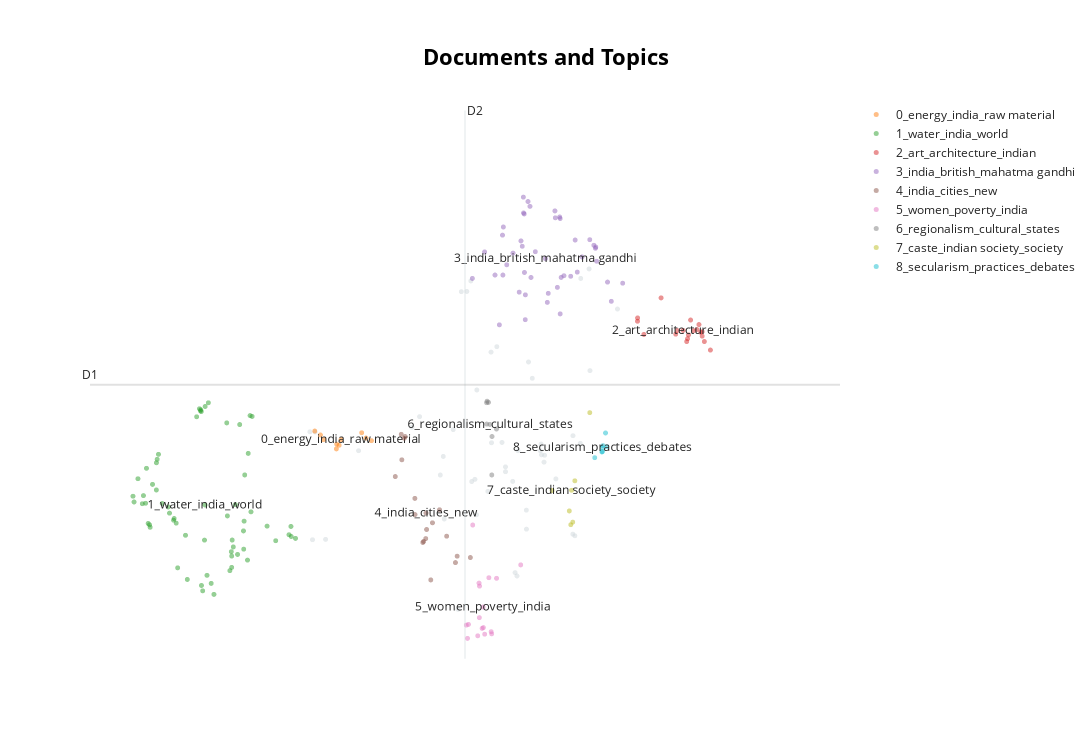

Notebook code cell kept with this figure:
### Code cell
model.visualize_documents(questions)

### Figure 1 — Plotly figure (JSON) as saved in the notebook; plotly's stock layout.template omitted (floating-point values rounded to 4 significant figures)
{"data": [{"hoverinfo": "text", "hovertext": ["Why are the tribals in India referred to as 'the Scheduled Tribes? Indicate the major provisions in the Constitution of India for their upliftment.", "Examine the role of ‘Gig Economy’ in the process of empowerment of women in India.", "Child cuddling is now being replaced by mobile phones. Discuss its impact on the socialization of children.", "What are the main features of Vedic society and religion? Do you think some of the features are still prevailing in Indian society?", "Examine the uniqueness of tribal knowledge system when compared with mainstream knowledge and cultural systems.", "What are the two major legal initiatives by the State since Independence addressing discrimination against Scheduled Tribes(STs)?", "Describing the distribution of rubber producing countries, indicate the major environmental issues faced by them.", "Do we have cultural pockets of small India all over the nation? Elaborate with examples.", "Defining blue revolution, explain the problems and strategies for pisciculture development in India.", "Why is India considered as a sub-continent? Elaborate your answer.", "Is diversity and pluralism in India under threat due to globalisation? Justify your answer.", "To what extent has the urban planning and culture of the Indus Valley Civilization provided inputs to the present day urbanization?\nDiscuss.", "Discuss the multi-dimensional implications of uneven distribution of mineral oil in the world.", "What is Cryptocurrency? How does it affect global society? Has it been affecting Indian society also?", "Critically examine the effect of globalization on the aged population in India.", "How does India see its place in the economic space of rising natural resources rich Africa?", "The ancient civilization in Indian sub continent differed from those of Egypt , Mesopotamia and Greece in that its culture and traditions have been preserved without breakdown to the present day. Comment", "Are we losing our local identity for the global identity? Discuss.", "Why did human development fail to keep pace with economic development in India?", "The Bhakti movement received a remarkable re-orientation with the advent of Sri Chaitanya Mahaprabhu. Discuss.", "Mention the advantages of the cultivation of pulses because of which the year 2016 was declared as the International Year of Pulses by United Nations.", "The political and administrative reorganization of states and territories has been a continuous ongoing process since the mid-nineteenth century. Discuss with examples.", "“Caste system is assuming new identities and associational forms. Hence, caste system cannot be eradicated in India.”", "Explain the role of geographical factors towards the development of Ancient India.", "Globalisation is generally said to promote cultural homogenisation but due to this cultural specificities appear to be strengthened in the Indian society.’ Elucidate.", "What makes the Indian society unique in sustaining its culture? Discuss.", "Examine how the decline of traditional artisanal industry in colonial India crippled the rural economy.", "What were the major technological changes introduced during the Sultanate period? How did those technological changes influence the Indian society?", "The spirit of tolerance and love is not only an interesting feature of Indian society from very early times, but it is also playing an important part at the present. Elaborate.", "‘Communalism arises either due to power struggle or relative deprivation.’ Argue by giving suitable illustrations.", "Distinguish between religiousness/religiosity and communalism giving one example of how the former has got transformed into the latter in independent India.", "‘Latecomer’ Industrial Revolution in Japan involved certain factors that were markedly different from what West had experienced.” Analyze.", "Discuss the impact of post-liberal economy on ethnic identity and communalism.", "Defying the barriers of age, gender and religion, the Indian women became the torchbearer during the struggle for freedom in India. Discuss.", "Given the diversities among the tribal communities in India, in which specific contexts should they be considered as a single category?", "From being net food importer in 1960s, India has emerged as a net food exporter to the world. Provide reasons.", "Why did the Green Revolution in India virtually by-pass the eastern region despite fertile soil and good availability of water?", "Debate the issue whether and how contemporary movements for assertion of Dalit identity work towards annihilation of caste.", "Discuss the role of women in the freedom struggle especially during the Gandhian phase.", "Elucidate the relationship between globalization and new technology in a world of scarce resources, with special reference to India.", "Why was there a sudden spurt in famines in colonial India since the mid-eighteenth century? Give reasons.", "“Africa was chopped into states artificially created by accidents of European competition.” Analyze.", "Discuss the changes in the trends of labour migration within and outside India in the last four decades.", "Explore and evaluate the impact of ‘Work From Home’ on family relationships.", "Discuss whether formation of new states in recent times is beneficial or not for the economy of India.", "Describe any four cultural elements of diversity in India and rate their relative significance in building a national identity.", "Write a critical note on the evolution and significance of the slogan, ‘Jai Jawan, Jai Kisan’.", null], "marker": {"color": "#CFD8DC", "opacity": 0.5, "size": 5}, "mode": "markers+text", "name": "other", "showlegend": false, "type": "scattergl", "x": [12.06, 10.76, 11.76, 12.48, 12.22, 12.0, 8.153, 11.53, 8.198, 11.81, 11.59, 10.45, 8.245, 11.08, 11.28, 9.009, 12.28, 11.72, 10.52, 13.56, 9.948, 11.44, 12.81, 10.5, 11.59, 12.27, 10.91, 10.67, 12.91, 11.96, 12.78, 10.82, 11.96, 12.92, 12.21, 10.08, 8.429, 12.78, 13.06, 11.0, 10.98, 11.34, 11.06, 11.8, 11.09, 12.23, 13.08, 11.35], "y": [3.815, 1.591, 1.945, 2.847, 3.182, 3.972, 3.3, 3.198, 2.261, 3.118, 2.963, 2.884, 3.299, 2.501, 2.726, 3.118, 3.074, 2.823, 2.461, 4.482, 3.343, 4.119, 2.299, 3.063, 2.916, 3.008, 4.651, 3.321, 3.189, 2.363, 3.263, 4.649, 2.546, 4.776, 3.118, 3.446, 2.265, 2.315, 4.868, 2.821, 4.753, 4.067, 2.842, 1.913, 3.703, 3.078, 3.889, 3.195]}, {"hoverinfo": "text", "hovertext": ["Examine the potential of wind energy in India and explain the reasons for their limited spatial spread.", "With growing scarcity of fossil fuels, the atomic energy is gaining more and more significance in India. Discuss the availability of raw material required for the generation of atomic energy in India and in the world.", "It is said that India has substantial reserves of shale oil and gas, which can feed the needs of the country for quarter century. However, tapping of the resource does not appear to be high on the agenda. Discuss critically the availability and issues involved.", "Account for the present location of iron and steel industries away from the source of raw material, by giving examples.", "“Inspite of adverse environmental impact, coal mining is still inevitable for development”.\nDiscuss", "India has immense potential of solar energy though there are regional variations in its developments. Elaborate.", "Account for the change in the spatial pattern of the Iron and Steel industry in the world.", "Petroleum refineries are not necessarily located nearer to crude oil producing areas, particularly in many of the developing countries. Explain its implications.", "Despite India being one of the countries of the Gondwanaland, its mining industry contributes much less to its Gross Domestic Product(GDP) in percentage. Discuss.", null], "marker": {"opacity": 0.5, "size": 5}, "mode": "markers+text", "name": "0_energy_india_raw material", "text": ["", "", "", "", "", "", "", "", "", "0_energy_india_raw material"], "textfont": {"size": 12}, "type": "scattergl", "x": [9.235, 9.064, 8.337, 8.623, 8.391, 9.14, 8.666, 8.238, 8.618, 8.701], "y": [3.215, 3.291, 3.27, 3.181, 3.225, 3.24, 3.171, 3.307, 3.136, 3.226]}, {"hoverinfo": "text", "hovertext": ["What is water stress? How and why does it differ regionally in India?", "Critically evaluate the various resources of the oceans which can be harnessed to meet the resource crisis in the world.", "Briefly mention the alignment of major mountain ranges of the world and explain their impact on local weather conditions, with examples.", "Enumerate the problems and prospects of inland water transport in India.", "Discuss the natural resource potentials of ‘Deccan trap’.", "The effective management of land and water resources will drastically reduce the human miseries. Explain.", "Why is the world today confronted with a crisis of availability of and access to freshwater resources?", "What do you understand by the phenomenon of ‘temperature inversion’ in meteorology? How does it affect weather and the habitants of the place?", "The interlinking of rivers can provide viable solutions to the multi-dimensional inter-related problems of droughts, floods and interrupted navigation. Critically examine.", "Discuss the consequences of climate change on the food security in tropical countries.", "Discuss the concept of air mass and explain its role in macro-climatic changes.", "What characteristics can be assigned to monsoon climate that succeeds in feeding more than 50 percent of the world population residing in Monsoon Asia?", "Examine the status of forest resources of India and its resultant impact on climate change.", "\"The Himalayas are highly prone to landslides.\" Discuss the causes and suggest suitable measures of mitigation.", "The process of desertification does not have climate boundaries. Justify with examples.", "There is no formation of deltas by rivers on the Western Ghats. Why?", "South China Sea has assumed great geopolitical significance in the present context. Comment.", "Assess the impact of global warming on the coral life system with examples.", "Why is Indian Regional Navigational Satellite System (IRNSS) needed? How does it help in navigation?", "Define mantle plume and explain its role in plate tectonics.", "Mention the significance of straits and isthmus in international trade.", "Major cities of India are becoming more vulnerable to flood conditions. Discuss.", "“The ideal solution of depleting ground water resources in India is water harvesting system.” How can it be made effective in urban areas?", "How does the cryosphere affect global climate?", "Account for variations in oceanic salinity and discuss its multi-dimensional effects.", "How does the Juno Mission of NASA help to understand the origin and evolution of the Earth?", "How do ocean currents and water masses differ in their impacts on marine life and coastal environment? Give suitable examples.", "Troposphere is a very significant atmospheric layer that determines weather processes.\nHow?", "Bring out the causes for more frequent occurrence of landslides in the Himalayas than in the Western Ghats.", "Discuss the causes of depletion of mangroves and explain their importance in maintaining coastal ecology.", "How do the melting of the Arctic ice and glaciers of the Antarctic differently affect the weather patterns and human activities on the Earth? Explain.", "Tropical cyclones are largely confined to South China Sea, Bay of Bengal and Gulf of Mexico. Why?", "Identify and discuss the factors responsible for diversity of natural vegetation in India. Assess the significance of wildlife sanctuaries in rain forests regions of India.", "Differentiate the causes of landslides in the Himalayan region and Western Ghats.", "Account for the huge flooding of million cities in India including the smart ones like Hyderabad and Pune. Suggest lasting remedial measures.", "Explain the factors responsible for the origin of ocean currents. How do they influence regional climates, fishing and navigation?", "What are the consequences of spreading of ‘Dead Zones’ on marine ecosystem?", "In what way micro-watershed development projects help in water conservation in\ndrought-prone and semi-arid regions of India?", "Why are the world’s fold mountain systems located along the margins of continents? Bring out the association between the global distribution of fold mountains and the earthquakes and volcanoes.", "How will the melting of Himalayan glaciers have a far- reaching impact on the water resources of India?", "What do you understand by the theory of continental drift? Discuss the prominent evidences in its support.", "Discuss the geophysical characteristics of Circum- Pacific Zone.", "What are the economic significances of discovery of oil in Arctic Sea and its possible environemental consequences?", "The states of Jammu and Kashmir, Himachal Pradesh and Uttarakhand are reaching the limits of ecological carrying capacity due to tourism. Critically evaluate.", "Comment on the resource potentials of the long coastline of India and highlight the status of natural hazard preparedness in these areas.", "Present an account of the Indus Water Treaty and examine its ecological, economic and political implications in the context of changing bilateral relations.", "Major hot deserts in northern hemisphere are located between 20-30 deg N latitudes and on the western sides of the continents. Why?", "What are the forces that influence ocean currents? Describe their role in fishing industry of the world.", "In what way can floods be converted into a sustainable source of irrigation and all-weather inland navigation in India?", "Discuss the meaning of colour-coded weather warnings for cyclone prone areas given by India Meteorological department.", "The recent cyclone on the east coast of India was called ‘Phailin’. How are the tropical cyclones named across the world? Elaborate.", "Why is India taking keen interest in the Arctic region?", "Bring out the causes for the formation of heat islands in the urban habitat of the world.", "Mention the global occurrence of volcanic eruptions in 2021 and their impact on regional environment.", "How can the mountain ecosystem be restored from the negative impact of development initiatives and tourism?", null, "Explain the formation of thousands of islands in Indonesian and Philipines archipelagos.", "Why is the South-West monsoon called ‘Purvaiya’ (easterly) in Bhojpur Region? How has this directional seasonal wind system influenced the cultural ethos of the region?", "Describe the characteristics and types of primary rocks.", "what are the environmental implications of the reclamation of the water bodies into urban land use? Explain with examples.", "How far do you agree that the behaviour of the Indian monsoon has been changing due to humanizing landscape? Discuss.", "Most of the unusual climatic happenings are explained as an outcome of the El-Nino effect. Do you agree?", "India is well endowed with fresh water resources. Critically examine why it still suffers from water scarcity.", "Bring out the relationship between the shrinking Himalayan glaciers and the symptoms of climate change in the Indian sub-continent."], "marker": {"opacity": 0.5, "size": 5}, "mode": "markers+text", "name": "1_water_india_world", "text": ["", "", "", "", "", "", "", "", "", "", "", "", "", "", "", "", "", "", "", "", "", "", "", "", "", "", "", "", "", "", "", "", "", "", "", "", "", "", "", "", "", "", "", "", "", "", "", "", "", "", "", "", "", "", "", "1_water_india_world", "", "", "", "", "", "", "", ""], "textfont": {"size": 12}, "type": "scattergl", "x": [6.786, 6.69, 5.307, 6.988, 7.819, 6.995, 6.842, 5.059, 6.77, 6.298, 5.262, 6.342, 7.824, 5.682, 5.331, 5.964, 7.1, 6.233, 7.006, 5.277, 7.136, 6.744, 6.88, 5.204, 6.226, 5.127, 6.21, 5.04, 5.754, 6.31, 5.555, 5.996, 7.899, 5.8, 6.777, 6.16, 6.367, 6.805, 5.452, 6.701, 5.452, 5.465, 6.917, 7.785, 7.551, 7.116, 5.342, 6.242, 6.776, 6.245, 6.266, 7.067, 5.224, 5.384, 7.4, 6.308, 5.488, 6.464, 5.66, 7.054, 6.416, 5.826, 6.984, 5.764], "y": [2.258, 3.386, 2.418, 2.17, 2.389, 2.44, 2.599, 2.625, 2.146, 2.258, 2.612, 1.918, 2.292, 2.517, 2.405, 2.304, 3.456, 3.512, 2.885, 2.949, 3.448, 1.963, 2.12, 2.608, 3.502, 2.848, 3.522, 2.68, 2.449, 3.544, 2.61, 1.879, 2.274, 2.421, 1.995, 3.445, 3.58, 2.192, 2.74, 2.491, 3.002, 3.035, 3.37, 2.309, 2.252, 2.53, 2.381, 3.495, 2.104, 1.821, 1.769, 3.092, 2.686, 2.794, 2.392, 2.596, 3.083, 1.735, 2.577, 2.065, 1.841, 1.991, 2.346, 2.466]}, {"hoverinfo": "text", "hovertext": ["Mesolithic rock cut architecture of India not only reflects the cultural life of the times but also a fine aesthetic sense comparable to modern painting. Critically evaluate this comment.", "Safeguarding the Indian art heritage is the need of the moment.", "Persian literary sources of medieval India reflect the spirit of the age. Comment.", "Highlight the Central Asian and Greco Bactrian elements in the Gandhara art.", "Early Buddhist Stupa-art, while depicting folk motifs and narratives successfully expounds Buddhist ideals. Elucidate.", "How do you justify the view that the level of excellence of the Gupta numismatic art is not at all noticeable in later times?", "Discuss the main contributions of Gupta period and Chola period to Indian heritage and culture\n.", "The rock-cut architecture represents one of the most important sources of our knowledge of early Indian art and history. Discuss.", "Taxila university was one of the oldest universities of the world with which were associated a number of renowned learned personalities of different disciplines. Its strategic location caused its fame to flourish, but unlike Nalanda, it is not considered as a university in the modern sense. Discuss.", "How will you explain the medieval Indian temple sculptures represent the social life of those days?", "Pala period is the most significant phase in the history of Buddhism in India. Enumerate.", "Gandhara sculpture owed as much to the Romans as to the Greeks. Explain.", "Chola architecture represents a high watermark in the evolution of temple architecture. Discuss", "Discuss the significance of the lion and bull figures in Indian mythology, art and architecture.", "Evaluate the nature of the Bhakti Literature and its contribution to Indian culture.", "Indian Philosophy and tradition played a significant role in conceiving and shaping the monuments and their art in India. Discuss.", "Assess the importance of the accounts of the Chinese and Arab travellers in the reconstruction of the history of India.", "Discuss the ‘Tandava’ dance as recorded in early Indian inscriptions.", null], "marker": {"opacity": 0.5, "size": 5}, "mode": "markers+text", "name": "2_art_architecture_indian", "text": ["", "", "", "", "", "", "", "", "", "", "", "", "", "", "", "", "", "", "2_art_architecture_indian"], "textfont": {"size": 12}, "type": "scattergl", "x": [15.0, 14.78, 14.03, 15.05, 15.2, 14.8, 14.62, 15.03, 14.33, 14.9, 14.59, 15.05, 14.96, 14.85, 13.92, 14.81, 13.92, 15.09, 14.72], "y": [4.332, 4.169, 4.237, 4.221, 4.087, 4.196, 4.275, 4.258, 4.589, 4.273, 4.24, 4.264, 4.285, 4.376, 4.364, 4.233, 4.396, 4.169, 4.276]}, {"hoverinfo": "text", "hovertext": ["” There arose a serious challenge to the Democratic State System between the two World Wars.” Evaluate the statement.", "It would have been difficult for the Constituent Assembly to complete its historic task of drafting the Constitution for Independent India in just three years, but its experience gained with the Government of India Act, 1935\n.Discuss.", "Critically discuss the objectives of Bhoodan and Gramdan movements initiated by AcharyaVinobhaBhave and their success.", "To what extend can Germany be held responsible for causing the two World Wars? Discuss critically.", "Many voices had strengthened and enriched the nationalist movement during the Gandhian phase. Elaborate.", "In what ways did the navel mutiny prove to be the last nail in the coffin of British colonial aspirations in India?", "The anti-colonial struggles in West Africa were led by the new elite of Western-educated Africans.", "What were the events that led to the Suez Crisis in 1956? How did it deal a final blow to Britain’s self-image as a world power?", "The third battle of Panipat was fought in 1761. Why were so many empire-shaking battles fought at Panipat?", "Examine critically the various facets of economic policies of the British in India from mid-eighteenth century till independence.", "Explain how the Uprising of 1857 constitutes an important watershed in the evolution of British policies towards colonial India.", "Explain how the foundations of the modern world were laid by the American and French Revolutions.", "“American Revolution was an economic revolt against mercantilism.” Substantiate.", "Examine the linkages between the nineteenth century’s ‘Indian Renaissance’ and the emergence of national identity.", "Why did the ‘Moderates’ failed to carry conviction with the nation about their proclaimed ideology and political goals by the end of the nineteenth century?", "Evaluate the policies of Lord Curzon and their long term implications on the national movements.", "Highlight the differences in the approach of Subhash Chandra Bose and Mahatma Gandhi in the struggle for freedom.", "Several foreigners made India their homeland and participated in various movements.\nAnalyze their role in the Indian struggle for freedom.", "Critically examine the compulsions which prompted India to play a decisive role in the emergence of Bangladesh.", "The 1857 uprising was the culmination of the recurrent, big and small local rebellions that had occurred in the preceding hundred years of British rule. Elucidate.", "Though not very useful from the point of view of a connected political history of South India, the Sangam literature portrays the social and economic conditions of its time with remarkable vividness. Comment.", "Discuss the contributions of MaulanaAbulKalam Azad to pre- and post-independent India.", "Why indentured labour was taken by the British from India to their colonies? have they been able to preserve their cultural identity over there?", "Since the decade of the 1920s, the national movement acquired various ideological strands and thereby expanded its social base. Discuss.", "Bring out the constructive programmes of Mahatma Gandhi during Non-Cooperation Movement and Civil Disobedience Movement.", "What were the major political, economic and social developments in the world which motivated the anti-colonial in India?", "Assess the role of British imperial power in complicating the process of transfer of power during the 1940s.", "How difficult would have been the achievement of Indian independence without Mahatma Gandhi? Discuss.", "Why did the industrial revolution first occur in England? Discuss the quality of life of the people there during the industrialization. How does it compare with that in India at present times?", "What policy instruments were deployed to contain the Great Economic Depression?", "To what extent did the role of the moderates prepare a base for the wider freedom movement? Comment.", "The New Economic Policy – 1921 of Lenin had influenced the policies adopted by India soon after independence. Evaluate.", "Throw light on the significance of the thoughts of Mahatma Gandhi in the present times.", "How did the colonial rule affect the tribals in India and what was the tribal response to the colonial oppression?", "Whereas the British planters had developed tea gardens all along the Shivaliks and Lesser Himalayas from Assam to Himachal Pradesh, in effect they did not succeed beyond the Darjeeling area. Explain.", "Analyze the circumstances that led to the Tashkent Agreement in 1966. Discuss the highlights of the Agreement.", "Mahatma Gandhi and Dr. B R Ambedkar, despite having divergent approaches and strategies, had a common goal of amelioration of the downtrodden. Elucidate.", "Krishnadeva Raya, the King of Vijayanagar, was not only an accomplished scholar himself but was also a great patron of learning and literature. Discuss.", "What was the difference between Mahatma Gandhi and Rabindranath Tagore in their approach towards education and nationalism?", "Why did the armies of the British East India Company – mostly comprising of Indian soldiers – win consistently against the more numerous and better equipped armies of the Indian rulers? Give reasons.", "What problems are germane to the decolonization process in the Malay Peninsula?", "Highlight the importance of the new objectives that got added to the vision of Indian Independence since the twenties of the last century.", "“In many ways, Lord Dalhousie was the founder of modern India.” Elaborate.", "Clarify how mid-eighteenth century India was beset with the spectre of a fragmented polity.", null], "marker": {"opacity": 0.5, "size": 5}, "mode": "markers+text", "name": "3_india_british_mahatma gandhi", "text": ["", "", "", "", "", "", "", "", "", "", "", "", "", "", "", "", "", "", "", "", "", "", "", "", "", "", "", "", "", "", "", "", "", "", "", "", "", "", "", "", "", "", "", "", "3_india_british_mahatma gandhi"], "textfont": {"size": 12}, "type": "scattergl", "x": [11.99, 12.74, 13.45, 11.91, 12.82, 12.04, 11.93, 11.92, 11.56, 11.62, 11.89, 11.87, 11.73, 12.51, 12.56, 12.47, 13.15, 12.57, 12.33, 12.12, 12.56, 12.86, 11.94, 12.46, 13.18, 11.83, 11.91, 12.94, 11.01, 11.41, 12.55, 11.55, 13.2, 11.94, 11.23, 12.02, 13.18, 13.66, 13.08, 11.54, 11.49, 12.62, 13.39, 12.35, 12.3], "y": [5.517, 4.797, 4.556, 5.559, 5.146, 4.786, 4.834, 5.398, 5.272, 4.908, 5.086, 5.138, 5.02, 4.69, 5.353, 5.36, 5.096, 4.786, 4.546, 5.034, 4.435, 4.837, 4.618, 5.426, 5.067, 4.644, 5.407, 4.983, 4.777, 4.809, 5.368, 4.809, 4.942, 4.379, 5.032, 5.47, 5.079, 4.731, 5.149, 5.193, 4.33, 4.803, 4.741, 4.633, 4.967]}, {"hoverinfo": "text", "hovertext": ["“The growth of cities as I.T. hubs has opened up new avenues of employment, but has also created new problems”. Substantiate this statement with examples", "Bring out the socio-economic effects of the introduction of railways in different countries of the world", "Does urbanization lead to more segregation and/or marginalization of the poor in Indian metropolises?", "COVID-19 pandemic accelerated class inequalities and poverty in India. Comment.", "Mumbai, Delhi and Kolkata are the three Mega cities of the country but the air pollution is much more serious probelm in Delhi as compared to the other two. Why is this so?", "Do you agree that there is a growing trend of opening new sugar mills in southern states of India? Discuss with justification.", "How have digital initiatives in India contributed to the functioning of the education system in the country? Elaborate your answer.", "How is efficient and affordable urban mass transport key to the rapid economic development in India?", "Smart cities in India cannot sustain without smart vilages. Discuss this statement in the backdrop of rural urban integration.", "How is the growth of Tier 2 cities related to the rise of a new middle class with an emphasis on the culture of consumption?", "What is the significance of Industrial Corridors in India? Identifying industrial corridors, explain their main characteristics.", "What are the main socio-economic implications arising out of the development of IT industries in major cities of India?", "With a brief background of quality of urban life in India, introduce the objectives and strategy of the 'Smart City Programme'.", "Analyze the factors for the highly decentralized cotton textile industry in India.", "Discuss the factors for localisation of agro-based food processing industries of North-West India.", "Can the strategy of regional resource-based manufacturing help in promoting employment in India?", "Mention core strategies for the transformation of aspirational districts in India and explain the nature of convergence, collaboration and competition for its success.", "Discuss the various social problems which originated out of the speedy process of urbanization in India.", null], "marker": {"opacity": 0.5, "size": 5}, "mode": "markers+text", "name": "4_india_cities_new", "text": ["", "", "", "", "", "", "", "", "", "", "", "", "", "", "", "", "", "", "4_india_cities_new"], "textfont": {"size": 12}, "type": "scattergl", "x": [10.21, 9.999, 10.56, 10.98, 10.28, 9.759, 10.71, 10.0, 10.19, 10.31, 9.655, 10.15, 10.14, 9.813, 9.828, 9.77, 10.74, 10.43, 10.2], "y": [2.36, 2.659, 2.295, 2.09, 1.875, 3.276, 2.041, 2.503, 2.272, 2.424, 2.869, 2.245, 2.235, 3.238, 3.255, 3.031, 2.103, 2.55, 2.518]}, {"hoverinfo": "text", "hovertext": ["Why do some of the most prosperous regions of India have an adverse sex ratio for women? Give your arguments.", "“Male membership needs to be encouraged in order to make women’s organization free from gender bias.” Comment.", "‘Women’s movement in India has not addressed the issues of women of lower social strata.’ Substantiate your view.", "How do you explain the statistics that show that the sex ratio in Tribes in India is more favourable to women than the sex ratio among Scheduled Castes?", "\"An essential condition to eradicate poverty is to liberate the poor from the process of deprivation.\" Substantiate this statement with suitable examples.", "Discuss the various economic and\nsocio-cultural forces that are driving increasing feminization of agriculture in India.", "Discuss the main objectives of Population Education and point out the measures to achieve them in India in detail.", "How does patriarchy impact the position of a middle class working woman in India?", "“Empowering women is the key to control population growth.” Discuss.", "The life cycle of a joint family depends on economic factors rather than social values. Discuss.", "What are the continued challenges for women in India against time and space?", "Discuss the positive and negative effects of globalization on women in India?", "The women’s questions arose in modern India as a part of the 19th century social reform movement. What are the major issues and debates concerning women in that period?", "Critically examine whether growing population is the cause of poverty OR poverty is the mains cause of population increase in India.", "Explain why suicide among young women is increasing in Indian Society.", "‘Despite implementation of various programmes for eradication of poverty by the government in India, poverty is still existing’. Explain by giving reasons.", null], "marker": {"opacity": 0.5, "size": 5}, "mode": "markers+text", "name": "5_women_poverty_india", "text": ["", "", "", "", "", "", "", "", "", "", "", "", "", "", "", "", "5_women_poverty_india"], "textfont": {"size": 12}, "type": "scattergl", "x": [10.9, 11.18, 11.35, 10.92, 11.44, 10.94, 11.13, 11.23, 11.13, 11.86, 11.34, 11.02, 11.2, 11.14, 11.11, 11.3, 11.2], "y": [1.439, 1.408, 1.355, 1.312, 1.89, 1.446, 1.844, 1.352, 1.511, 2.019, 1.376, 2.403, 1.415, 1.815, 1.336, 1.896, 1.614]}, {"hoverinfo": "text", "hovertext": ["Assess the main administrative issues and socio-cultural problems in the integration process of Indian Princely States.", "What is the basis of regionalism? Is it that unequal distribution of benefits of development on regional basis eventually promotes regionalism? Substantiate your answer.", "Growing feeling of regionalism is an important factor in generation of demand for a separate state. Discuss.", "Do you agree that regionalism in India appears to be a consequence of rising cultural assertiveness? Argue.", "Has the formation of linguistic States strengthened the cause of Indian Unity?", "In the context of the diversity of India, can it be said that the regions form cultural units rather than the States? Give reasons with examples for your view point.", "To what extent globalization has influenced the core of cultural diversity in India? Explain.", null], "marker": {"opacity": 0.5, "size": 5}, "mode": "markers+text", "name": "6_regionalism_cultural_states", "text": ["", "", "", "", "", "", "", "6_regionalism_cultural_states"], "textfont": {"size": 12}, "type": "scattergl", "x": [11.29, 11.26, 11.27, 11.36, 11.26, 11.43, 11.35, 11.32], "y": [3.583, 3.374, 3.595, 3.255, 3.58, 3.327, 2.885, 3.371]}, {"hoverinfo": "text", "hovertext": ["Why is caste identity in India both fluid and static?", "Analyze the salience of ‘sect’ in Indian society vis-a-vis caste, region and religion.", "Trace the rise and growth of socio-religious reform movements with special reference to Young Bengal and Brahmo Samaj.", "Has caste lost its relevance in understanding the multi- cultural Indian Society? Elaborate your answer with illustrations.", "Do you think marriage as a sacrament in loosing its value in Modern India?", "How does Indian society maintain continuity in traditional social values? Enumerate the changes taking place in it.", null], "marker": {"opacity": 0.5, "size": 5}, "mode": "markers+text", "name": "7_caste_indian society_society", "text": ["", "", "", "", "", "", "7_caste_indian society_society"], "textfont": {"size": 12}, "type": "scattergl", "x": [12.78, 12.81, 13.08, 12.74, 12.72, 12.41, 12.76], "y": [2.431, 2.828, 3.484, 2.406, 2.538, 2.735, 2.737]}, {"hoverinfo": "text", "hovertext": ["Sufis and medieval saints failed to modify either the religious ideas and practices or the outward structure of Hindu/ Muslim societies to any appreciable extent. Comment.", "How the Indian concept of secularism different from the western model of secularism?\nDiscuss.", "What are the challenges to our cultural practices in the name of secularism?", "How do the Indian debates on secularism differ from the debates in the West?", "Are tolerance, assimilation and pluralism the key elements in the making of an Indian form of secularism? Justify your answer.", "Customs and traditions suppress reason leading to obscurantism. Do you agree?", null], "marker": {"opacity": 0.5, "size": 5}, "mode": "markers+text", "name": "8_secularism_practices_debates", "text": ["", "", "", "", "", "", "8_secularism_practices_debates"], "textfont": {"size": 12}, "type": "scattergl", "x": [13.35, 13.31, 13.3, 13.29, 13.16, 13.38, 13.3], "y": [3.289, 3.167, 3.109, 3.106, 3.051, 3.157, 3.147]}], "layout": {"annotations": [{"showarrow": false, "text": "D1", "x": 4.284, "y": 3.754, "yshift": 10}, {"showarrow": false, "text": "D2", "x": 10.88, "xshift": 10, "y": 6.393}], "height": 750, "shapes": [{"line": {"color": "#CFD8DC", "width": 2}, "type": "line", "x0": 10.88, "x1": 10.88, "y0": 1.115, "y1": 6.393}, {"line": {"color": "#9E9E9E", "width": 2}, "type": "line", "x0": 4.284, "x1": 17.48, "y0": 3.754, "y1": 3.754}], "title": {"font": {"color": "Black", "size": 22}, "text": "<b>Documents and Topics</b>", "x": 0.5, "xanchor": "center", "yanchor": "top"}, "width": 1200, "xaxis": {"visible": false}, "yaxis": {"visible": false}}}
